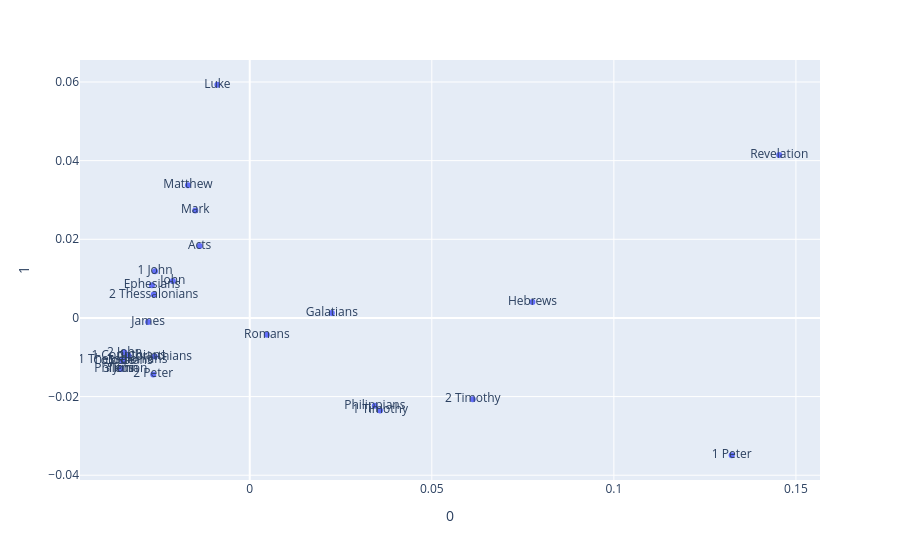

Notebook code for this chart:
### Code cell
px.scatter(
    new_df,
    x = 0,
    y = 1, 
    text = 'book'
)

### Figure 1 — Plotly figure (JSON) as saved in the notebook; plotly's stock layout.template omitted (floating-point values rounded to 4 significant figures)
{"data": [{"hovertemplate": "0=%{x}<br>1=%{y}<br>book=%{text}<extra></extra>", "legendgroup": "", "marker": {"color": "#636efa", "symbol": "circle"}, "mode": "markers+text", "name": "", "orientation": "v", "showlegend": false, "text": ["Matthew", "Mark", "Luke", "John", "Acts", "Romans", "1 Corinthians", "2 Corinthians", "Galatians", "Ephesians", "Philippians", "Colossians", "1 Thessalonians", "2 Thessalonians", "1 Timothy", "2 Timothy", "Titus", "Philemon", "Hebrews", "James", "1 Peter", "2 Peter", "1 John", "2 John", "3 John", "Jude", "Revelation"], "type": "scatter", "x": [-0.01697, -0.01497, -0.008884, -0.02111, -0.01376, 0.004703, -0.03326, -0.02607, 0.02254, -0.02685, 0.03434, -0.03482, -0.03489, -0.02637, 0.0358, 0.06125, -0.03543, -0.03543, 0.07764, -0.02791, 0.1324, -0.02651, -0.02602, -0.0344, -0.03543, -0.03498, 0.1454], "xaxis": "x", "y": [0.03373, 0.02735, 0.0593, 0.009412, 0.01828, -0.004248, -0.009621, -0.009828, 0.001273, 0.008292, -0.02235, -0.01102, -0.01075, 0.005957, -0.02352, -0.02071, -0.01296, -0.01296, 0.004032, -0.001005, -0.03492, -0.01436, 0.01184, -0.008791, -0.01296, -0.01088, 0.04141], "yaxis": "y"}], "layout": {"legend": {"tracegroupgap": 0}, "margin": {"t": 60}, "xaxis": {"anchor": "y", "domain": [0, 1], "title": {"text": "0"}}, "yaxis": {"anchor": "x", "domain": [0, 1], "title": {"text": "1"}}}}
